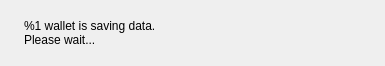
<?xml version="1.0" encoding="UTF-8"?>
<ui version="4.0">
 <class>ExitWidget</class>
 <widget class="QWidget" name="ExitWidget">
  <property name="geometry">
   <rect>
    <x>0</x>
    <y>0</y>
    <width>385</width>
    <height>66</height>
   </rect>
  </property>
  <property name="windowTitle">
   <string>Saving data</string>
  </property>
  <layout class="QHBoxLayout" name="horizontalLayout" stretch="0,1">
   <item>
    <widget class="QLabel" name="m_clockLabel">
     <property name="text">
      <string/>
     </property>
    </widget>
   </item>
   <item>
    <widget class="QLabel" name="m_label">
     <property name="text">
      <string>%1 wallet is saving data.
Please wait...</string>
     </property>
    </widget>
   </item>
  </layout>
 </widget>
 <resources/>
 <connections/>
</ui>
